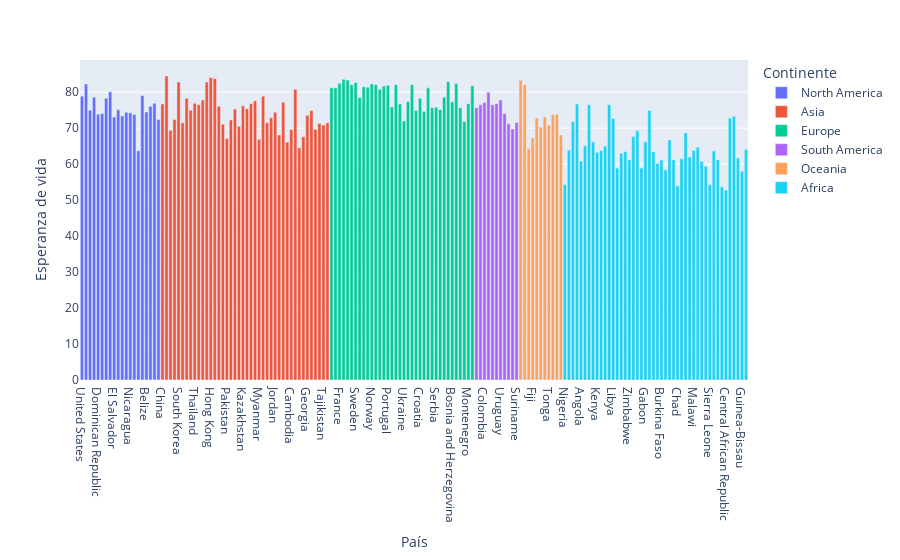

Write notebook code for a chart like this one.
### Code cell
#mostrar el plot en un archivo html
fig.show()

### Figure 1 — Plotly figure (JSON) as saved in the notebook; plotly's stock layout.template omitted (floating-point values rounded to 4 significant figures)
{"data": [{"alignmentgroup": "True", "hovertemplate": "Continente=North America<br>País=%{x}<br>Esperanza de vida=%{y}<extra></extra>", "legendgroup": "North America", "marker": {"color": "#636efa", "pattern": {"shape": ""}}, "name": "North America", "offsetgroup": "North America", "orientation": "v", "showlegend": true, "textposition": "auto", "type": "bar", "x": ["United States", "Canada", "Mexico", "Cuba", "Dominican Republic", "Guatemala", "Panama", "Costa Rica", "El Salvador", "Honduras", "Trinidad and Tobago", "Jamaica", "Nicaragua", "Bahamas", "Haiti", "Barbados", "Belize", "Saint Lucia", "Antigua and Barbuda", "Grenada"], "xaxis": "x", "y": [78.9, 82.3, 75, 78.6, 73.9, 74.1, 78.3, 80.1, 73.1, 75.1, 73.4, 74.4, 74.3, 73.8, 63.7, 79.1, 74.5, 76.1, 76.9, 72.4], "yaxis": "y"}, {"alignmentgroup": "True", "hovertemplate": "Continente=Asia<br>País=%{x}<br>Esperanza de vida=%{y}<extra></extra>", "legendgroup": "Asia", "marker": {"color": "#EF553B", "pattern": {"shape": ""}}, "name": "Asia", "offsetgroup": "Asia", "orientation": "v", "showlegend": true, "textposition": "auto", "type": "bar", "x": ["China", "Japan", "India", "Russia", "South Korea", "Indonesia", "Turkey", "Saudi Arabia", "Thailand", "Iran", "United Arab Emirates", "Israel", "Hong Kong", "Singapore", "Malaysia", "Philippines", "Pakistan", "Bangladesh", "Vietnam", "Iraq", "Kazakhstan", "Kuwait", "Sri Lanka", "Oman", "Myanmar", "Lebanon", "Uzbekistan", "Azerbaijan", "Jordan", "Turkmenistan", "Bahrain", "Yemen", "Cambodia", "Cyprus", "Afghanistan", "Laos", "Georgia", "Armenia", "Mongolia", "Kyrgyzstan", "Tajikistan", "Bhutan"], "xaxis": "x", "y": [76.7, 84.5, 69.4, 72.4, 82.8, 71.5, 78.3, 75, 76.9, 76.5, 77.8, 82.8, 84.1, 83.8, 76.1, 71.1, 67.1, 72.3, 75.3, 70.5, 76.2, 75.4, 76.8, 77.6, 66.9, 78.9, 71.5, 72.9, 74.4, 68.1, 77.2, 66.1, 69.6, 80.8, 64.5, 67.6, 73.6, 74.9, 69.7, 71.3, 70.9, 71.5], "yaxis": "y"}, {"alignmentgroup": "True", "hovertemplate": "Continente=Europe<br>País=%{x}<br>Esperanza de vida=%{y}<extra></extra>", "legendgroup": "Europe", "marker": {"color": "#00cc96", "pattern": {"shape": ""}}, "name": "Europe", "offsetgroup": "Europe", "orientation": "v", "showlegend": true, "textposition": "auto", "type": "bar", "x": ["Germany", "United Kingdom", "France", "Italy", "Spain", "Netherlands", "Sweden", "Poland", "Belgium", "Austria", "Norway", "Ireland", "Denmark", "Finland", "Portugal", "Romania", "Greece", "Hungary", "Ukraine", "Slovakia", "Luxembourg", "Bulgaria", "Croatia", "Belarus", "Slovenia", "Lithuania", "Serbia", "Latvia", "Estonia", "Iceland", "Bosnia and Herzegovina", "Malta", "North Macedonia", "Moldova", "Montenegro", "Andorra"], "xaxis": "x", "y": [81.2, 81.2, 82.5, 83.6, 83.4, 82.1, 82.7, 78.5, 81.5, 81.4, 82.3, 82.1, 80.8, 81.7, 81.9, 75.9, 82.1, 76.7, 72, 77.4, 82.1, 74.9, 78.3, 74.6, 81.2, 75.7, 75.8, 75.2, 78.6, 82.9, 77.3, 82.4, 75.7, 71.8, 76.8, 81.8], "yaxis": "y"}, {"alignmentgroup": "True", "hovertemplate": "Continente=South America<br>País=%{x}<br>Esperanza de vida=%{y}<extra></extra>", "legendgroup": "South America", "marker": {"color": "#ab63fa", "pattern": {"shape": ""}}, "name": "South America", "offsetgroup": "South America", "orientation": "v", "showlegend": true, "textposition": "auto", "type": "bar", "x": ["Brazil", "Argentina", "Colombia", "Chile", "Peru", "Ecuador", "Uruguay", "Paraguay", "Bolivia", "Guyana", "Suriname"], "xaxis": "x", "y": [75.7, 76.5, 77.1, 80, 76.5, 76.8, 77.8, 74.1, 71.2, 69.8, 71.6], "yaxis": "y"}, {"alignmentgroup": "True", "hovertemplate": "Continente=Oceania<br>País=%{x}<br>Esperanza de vida=%{y}<extra></extra>", "legendgroup": "Oceania", "marker": {"color": "#FFA15A", "pattern": {"shape": ""}}, "name": "Oceania", "offsetgroup": "Oceania", "orientation": "v", "showlegend": true, "textposition": "auto", "type": "bar", "x": ["Australia", "New Zealand", "Papua New Guinea", "Fiji", "Solomon Islands", "Vanuatu", "Samoa", "Tonga", "Palau", "Marshall Islands", "Kiribati"], "xaxis": "x", "y": [83.3, 82.1, 64.3, 67.3, 72.8, 70.3, 73.2, 70.8, 73.7, 73.9, 68.1], "yaxis": "y"}, {"alignmentgroup": "True", "hovertemplate": "Continente=Africa<br>País=%{x}<br>Esperanza de vida=%{y}<extra></extra>", "legendgroup": "Africa", "marker": {"color": "#19d3f3", "pattern": {"shape": ""}}, "name": "Africa", "offsetgroup": "Africa", "orientation": "v", "showlegend": true, "textposition": "auto", "type": "bar", "x": ["Nigeria", "South Africa", "Egypt", "Algeria", "Angola", "Sudan", "Morocco", "Ethiopia", "Kenya", "Ghana", "Tanzania", "Tunisia", "Libya", "Cameroon", "Uganda", "Zambia", "Zimbabwe", "Senegal", "Botswana", "Mali", "Gabon", "Mauritius", "Namibia", "Mozambique", "Burkina Faso", "Equatorial Guinea", "Madagascar", "Guinea", "Chad", "Benin", "Rwanda", "Niger", "Malawi", "Mauritania", "Togo", "Eswatini", "Sierra Leone", "Liberia", "Burundi", "Lesotho", "Central African Republic", "Cabo Verde", "Seychelles", "Gambia", "Guinea-Bissau", "Comoros"], "xaxis": "x", "y": [54.3, 63.9, 71.8, 76.7, 60.8, 65.1, 76.5, 66.2, 63.3, 63.8, 65, 76.5, 72.7, 58.9, 63, 63.5, 61.2, 67.7, 69.3, 58.9, 66.2, 74.9, 63.4, 60.2, 61.2, 58.4, 66.7, 61.2, 54, 61.5, 68.7, 62, 63.8, 64.7, 60.8, 59.4, 54.3, 63.7, 61.2, 53.7, 52.8, 72.8, 73.3, 61.7, 58, 64.1], "yaxis": "y"}], "layout": {"barmode": "relative", "legend": {"title": {"text": "Continente"}, "tracegroupgap": 0}, "margin": {"t": 60}, "xaxis": {"anchor": "y", "domain": [0, 1], "title": {"text": "País"}}, "yaxis": {"anchor": "x", "domain": [0, 1], "title": {"text": "Esperanza de vida"}}}}
